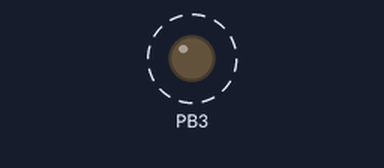
A sketch run on a simulated ATtiny85, built with avr-gcc and run on an emulated ATtiny85. Parts: output pins drawn as LEDs (lit = HIGH). Dashed ring = blinking.

Above: at 0.2 s.
Timing chart, 0 to 3.0 s (numbered marks = the images above):
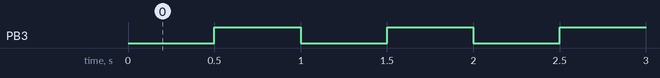

The sketch:

129-AT88-blink.ino
```cpp
//http://alessiobigini.it/2017/03/20/attiny85/
//AT85
//clock internal 8MhZ

//led su pin fisico: #2

void setup() {
  pinMode(3, OUTPUT);
}

void loop() {
  delay(500);
  digitalWrite(3, HIGH);
  delay(500);
  digitalWrite(3, LOW);
}
```

Measured:
- by itself, PB3: alternates HIGH for 0.50 s and LOW for 0.50 s
